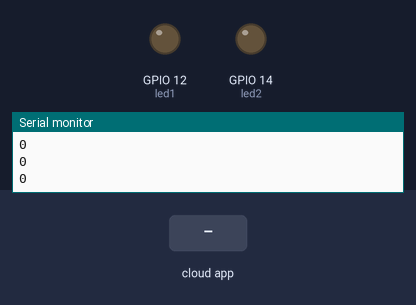
A sketch run on a simulated ESP8266 (NodeMCU). Parts: output pins drawn as LEDs (lit = HIGH), the last lines printed to the serial monitor. Inputs (shaded band) come from the test bench. WiFi joins after 1.5 s; servers stay silent unless stated; the Firebase database answers and starts empty.

Above: at 2.7 s.
2.8 s: the phone or cloud app sets LED1 to 1
At 3.7 s:
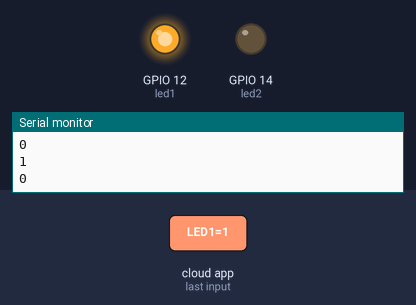
4.3 s: the phone or cloud app sets LED2 to 1
At 5.6 s:
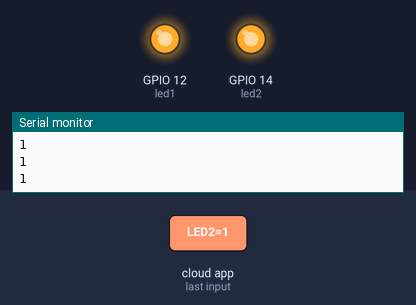
6.0 s: the phone or cloud app sets LED1 to 0
At 7.3 s:
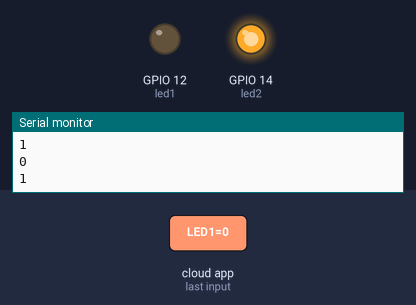
7.6 s: the phone or cloud app sets LED2 to 0
At 8.3 s:
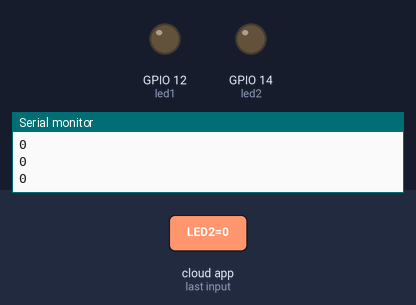
Timing chart, 0 to 10.3 s (numbered marks = the images above; inputs shaded):
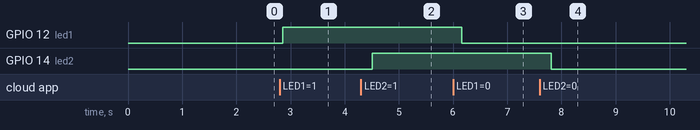

The sketch:

JOB4_2.ino
```cpp
#include <Arduino.h>

// Memasukkan header file tergantung pada platform yang digunakan (ESP32 atau ESP8266)
#if defined(ESP32)
  #include <WiFi.h>
#elif defined(ESP8266)
  #include <ESP8266WiFi.h>
#endif

// Memasukkan library Firebase ESP Client
#include <Firebase_ESP_Client.h>

// Menyertakan informasi proses pembuatan token
#include "addons/TokenHelper.h"
// Menyertakan informasi pencetakan payload RTDB dan fungsi bantu lainnya
#include "addons/RTDBHelper.h"

// Masukkan SSID dan password Wi-Fi Anda
#define WIFI_SSID "p"
#define WIFI_PASSWORD "malah nanya"

// Masukkan API Key proyek Firebase Anda
#define API_KEY "AIzaSyB_uhQudEEnifCy8XUORCGqzGIbiYweeWI"

// Masukkan URL Realtime Database Firebase Anda
#define DATABASE_URL "https://esp32-led-6af07-default-rtdb.asia-southeast1.firebasedatabase.app"

// Mendefinisikan objek Data Firebase
FirebaseData fbdo;

// Objek autentikasi Firebase
FirebaseAuth auth;

// Konfigurasi Firebase
FirebaseConfig config;

// Beberapa variabel penting
String sValue, sValue2;
bool signupOK = false;
int led1 = 12;
int led2 = 14;

void setup() {
  // Memulai komunikasi serial dengan kecepatan 115200 bps
  Serial.begin(115200);

  // Mengatur pin LED sebagai output
  pinMode(led1, OUTPUT);
  pinMode(led2, OUTPUT);

  // Menghubungkan ke jaringan Wi-Fi menggunakan kredensial yang telah ditentukan
  WiFi.begin(WIFI_SSID, WIFI_PASSWORD);
  Serial.print("Menghubungkan ke Wi-Fi");

  // Tunggu sampai terhubung ke jaringan Wi-Fi
  while (WiFi.status() != WL_CONNECTED) {
    Serial.print(".");
    delay(300);
  }
  Serial.println();
  Serial.print("Terhubung dengan IP: ");
  Serial.println(WiFi.localIP());
  Serial.println();

  /* Mengisi kunci API (diperlukan) */
  config.api_key = API_KEY;

  /* Mengisi URL Realtime Database Firebase (diperlukan) */
  config.database_url = DATABASE_URL;

  /* Mendaftar ke layanan Firebase */
  if (Firebase.signUp(&config, &auth, "", "")) {
    Serial.println("Berhasil mendaftar ke Firebase");
    signupOK = true;
  }
  else {
    Serial.printf("Gagal mendaftar ke Firebase: %s\n", config.signer.signupError.message.c_str());
  }

  /* Mengisi fungsi panggilan balik untuk tugas pembuatan token yang berjalan lama */
  config.token_status_callback = tokenStatusCallback; // Lihat addons/TokenHelper.h

  // Memulai koneksi ke Firebase dengan konfigurasi yang telah ditentukan
  Firebase.begin(&config, &auth);

  // Membuat koneksi ulang ke jaringan Wi-Fi jika terputus
  Firebase.reconnectWiFi(true);
}

void loop() {
  // Memeriksa apakah koneksi ke Firebase sudah siap dan proses pendaftaran berhasil
  if (Firebase.ready() && signupOK ) {
    // Menerima status LED1 dari Firebase
    if (Firebase.RTDB.getString(&fbdo, "LED/LED1")) {
      // Memeriksa apakah data yang diterima adalah string
      if (fbdo.dataType() == "string") {
        // Menerima nilai string dan mengubahnya menjadi integer
        sValue = fbdo.stringData();
        int value_led1 = sValue.toInt();
        Serial.println(value_led1);

        // Mengendalikan LED berdasarkan nilai yang diterima
        if (value_led1 == 1){
          digitalWrite(led1, HIGH);
        } else {
          digitalWrite(led1, LOW);
        }
      }
    }
    else {
      // Menampilkan pesan kesalahan jika gagal menerima data dari Firebase
      Serial.println("Gagal menerima data dari Firebase: " + fbdo.errorReason());
    }

    // Menerima status LED2 dari Firebase
    if (Firebase.RTDB.getString(&fbdo, "LED/LED2")) {
      // Memeriksa apakah data yang diterima adalah string
      if (fbdo.dataType() == "string") {
        // Menerima nilai string dan mengubahnya menjadi integer
        sValue2 = fbdo.stringData();
        int value_led2 = sValue2.toInt();
        Serial.println(value_led2);

        // Mengendalikan LED berdasarkan nilai yang diterima
        if (value_led2 == 1){
          digitalWrite(led2, HIGH);
        } else {
          digitalWrite(led2, LOW);
        }
      }
    }
    else {
      // Menampilkan pesan kesalahan jika gagal menerima data dari Firebase
      Serial.println("Gagal menerima data dari Firebase: " + fbdo.errorReason());
    }
  }
}
```

Measured:
- after the input at 2.8 s, GPIO 12 (led1): LOW → HIGH after 0.05 s
- after the input at 4.3 s, GPIO 14 (led2): LOW → HIGH after 0.21 s
- after the input at 6.0 s, GPIO 12 (led1): HIGH → LOW after 0.16 s
- after the input at 7.6 s, GPIO 14 (led2): HIGH → LOW after 0.21 s
